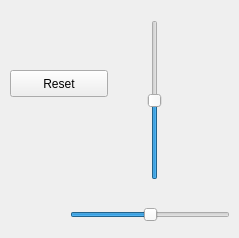
            <widget class="QWidget" name="tab_23">
             <attribute name="title">
              <string>Pan/Tilt Control</string>
             </attribute>
             <widget class="QSlider" name="Pan_control_bar">
              <property name="geometry">
               <rect>
                <x>70</x>
                <y>200</y>
                <width>160</width>
                <height>29</height>
               </rect>
              </property>
              <property name="minimum">
               <number>-70</number>
              </property>
              <property name="maximum">
               <number>70</number>
              </property>
              <property name="value">
               <number>0</number>
              </property>
              <property name="orientation">
               <enum>Qt::Horizontal</enum>
              </property>
             </widget>
             <widget class="QSlider" name="Tilt_control_bar">
              <property name="geometry">
               <rect>
                <x>140</x>
                <y>20</y>
                <width>29</width>
                <height>160</height>
               </rect>
              </property>
              <property name="minimum">
               <number>-30</number>
              </property>
              <property name="maximum">
               <number>30</number>
              </property>
              <property name="value">
               <number>0</number>
              </property>
              <property name="orientation">
               <enum>Qt::Vertical</enum>
              </property>
             </widget>
             <widget class="QPushButton" name="PanTilt_Reset">
              <property name="geometry">
               <rect>
                <x>10</x>
                <y>70</y>
                <width>98</width>
                <height>27</height>
               </rect>
              </property>
              <property name="text">
               <string>Reset</string>
              </property>
             </widget>
            </widget>
